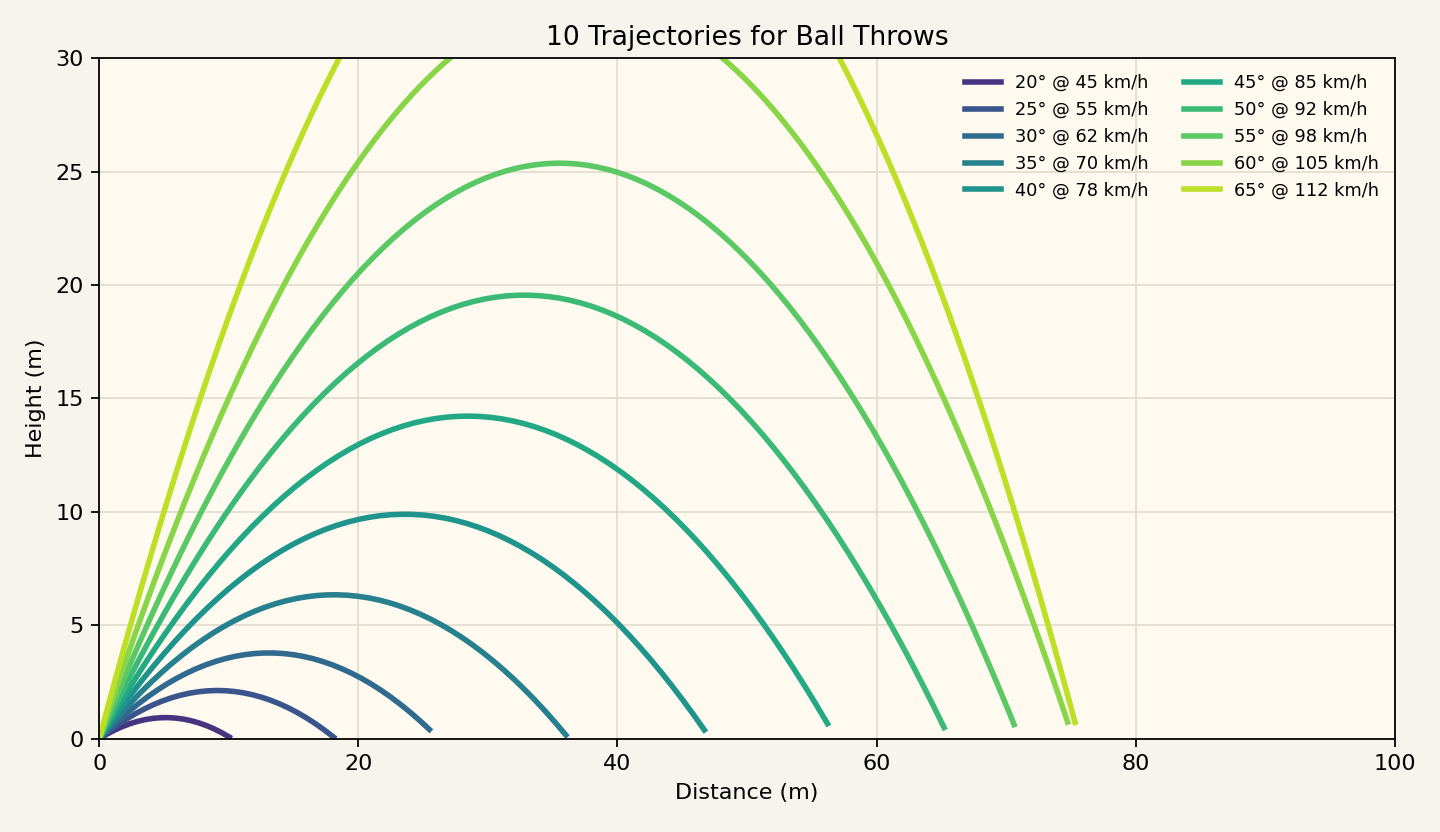

This figure's Python source:
import math
import matplotlib.pyplot as plt
import numpy as np

G = 9.8
T_MAX = 10.0
X_MAX = 100.0
Y_MAX = 30.0

THROWS = [
    (20, 45),
    (25, 55),
    (30, 62),
    (35, 70),
    (40, 78),
    (45, 85),
    (50, 92),
    (55, 98),
    (60, 105),
    (65, 112),
]


def kmh_to_ms(kmh):
    return kmh / 3.6


def trajectory(angle_deg, speed_kmh, steps=200):
    v = kmh_to_ms(speed_kmh)
    theta = math.radians(angle_deg)
    vx = v * math.cos(theta)
    vy = v * math.sin(theta)

    t = np.linspace(0, T_MAX, steps)
    x = vx * t
    y = vy * t - 0.5 * G * t * t

    # Keep within 0..X_MAX and y>=0
    mask = (x <= X_MAX) & (y >= 0)
    if not np.any(mask):
        return np.array([]), np.array([])

    x = x[mask]
    y = y[mask]

    # Ensure we end on the ground if it crosses below 0
    if len(y) > 0 and y[-1] > 0:
        # nothing to adjust
        pass
    return x, y


def main():
    speeds = [s for _, s in THROWS]
    s_min, s_max = min(speeds), max(speeds)

    cmap = plt.cm.get_cmap("viridis")

    fig, ax = plt.subplots(figsize=(9, 5.2))
    ax.set_facecolor("#fffaf0")
    fig.patch.set_facecolor("#f7f4ee")

    for angle, speed in THROWS:
        x, y = trajectory(angle, speed)
        if x.size == 0:
            continue
        t = (speed - s_min) / (s_max - s_min)
        color = cmap(0.15 + 0.75 * t)
        ax.plot(x, y, color=color, linewidth=2.5, label=f"{angle}° @ {speed} km/h")

    ax.set_xlim(0, X_MAX)
    ax.set_ylim(0, Y_MAX)
    ax.set_xlabel("Distance (m)")
    ax.set_ylabel("Height (m)")
    ax.set_title("10 Trajectories for Ball Throws")
    ax.grid(True, color="#e3ddcf")

    # Legend in two columns for readability
    ax.legend(ncol=2, fontsize=8, frameon=False, loc="upper right")

    plt.tight_layout()
    plt.savefig("trajectory_plot.png", dpi=160)
    plt.show()


if __name__ == "__main__":
    main()
